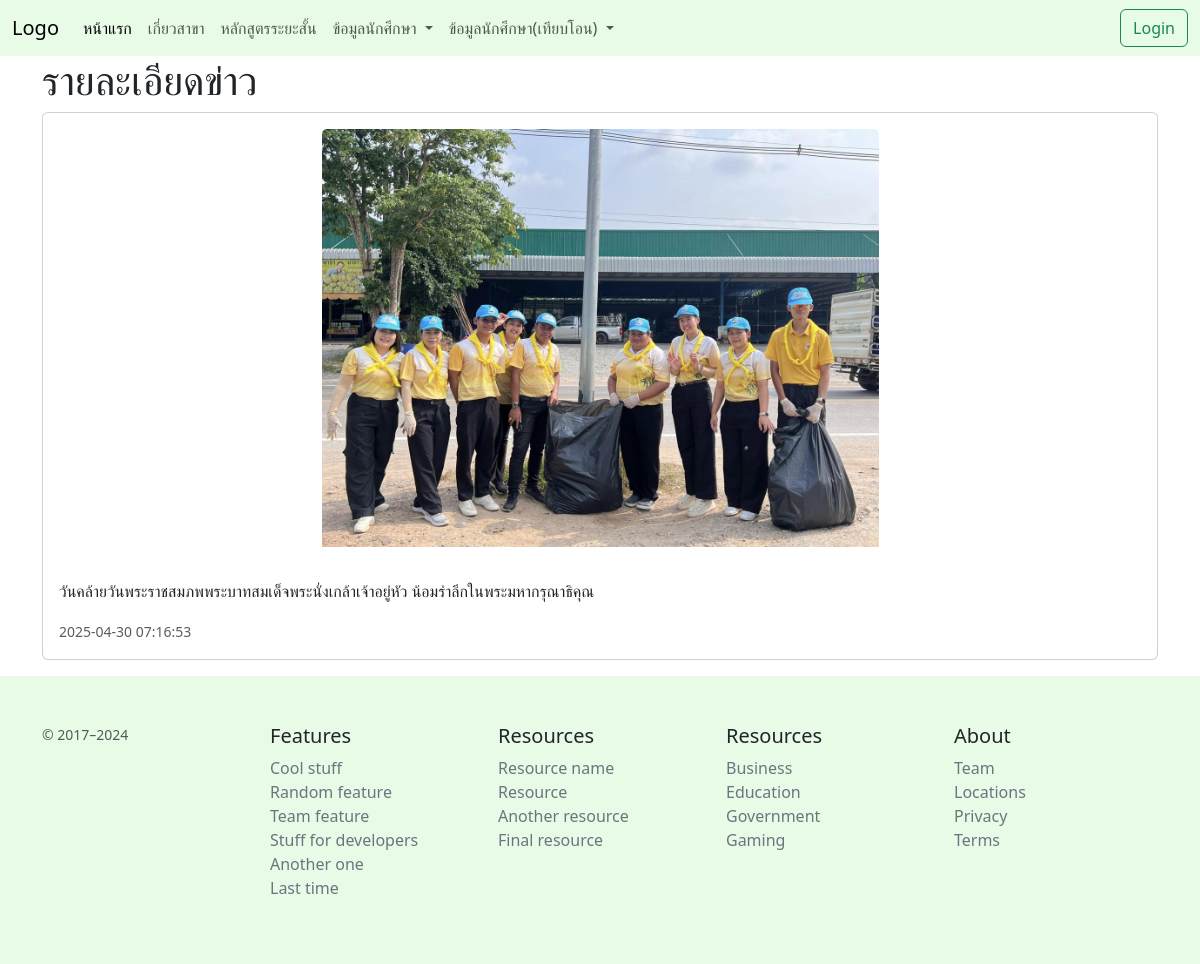
/?id=news_detail&news_id=1, run on the app's committed database.
### tables this page shows
CREATE TABLE `news` (
  `news_id` int(11) NOT NULL,
  `news_title` varchar(500) DEFAULT NULL,
  `news_detail` varchar(1000) DEFAULT NULL,
  `news_img` varchar(200) DEFAULT NULL,
  `news_date` timestamp NOT NULL DEFAULT current_timestamp()
);

### news_detail.php (the view, shortened to what this page needs)
<div class="container">
    <h1>รายละเอียดข่าว</h1>
    <?php
    include_once "admin/conn.php";
    $news_id = $_GET["news_id"] ?? "";
    $sql = "SELECT * FROM news WHERE news_id=$news_id";
    $result = $conn->query($sql);
    if ($result->num_rows > 0) {
    while($row = $result->fetch_assoc()) {
        $news_img = $row["news_img"];
        $news_detail = $row["news_detail"];
        $news_date = $row["news_date"];
    }
    } else {
    echo "0 results";
    }
    ?>
    <div class="card mb-3">
        <div class="d-flex justify-content-center align-items-center py-3" >
            <img src="img/<?=$news_img?>" class="card-img-top w-50" alt="...">
        </div>
        <div class="card-body">
            <p class="card-text"><?=$news_detail?></p>
            <p class="card-text"><small class="text-body-secondary"><?=$news_date?></small></p>
        </div>
    </div>
</div>

### data on the page
news: news_img (picture), news_detail "วันคล้ายวันพระราชสมภพพระบาทสมเด็จพระนั่งเกล้าเจ้าอยู่หัว น้อมรำลึกในพระมหากรุณาธิคุณ", news_date "2025-04-30 07:16:53"
